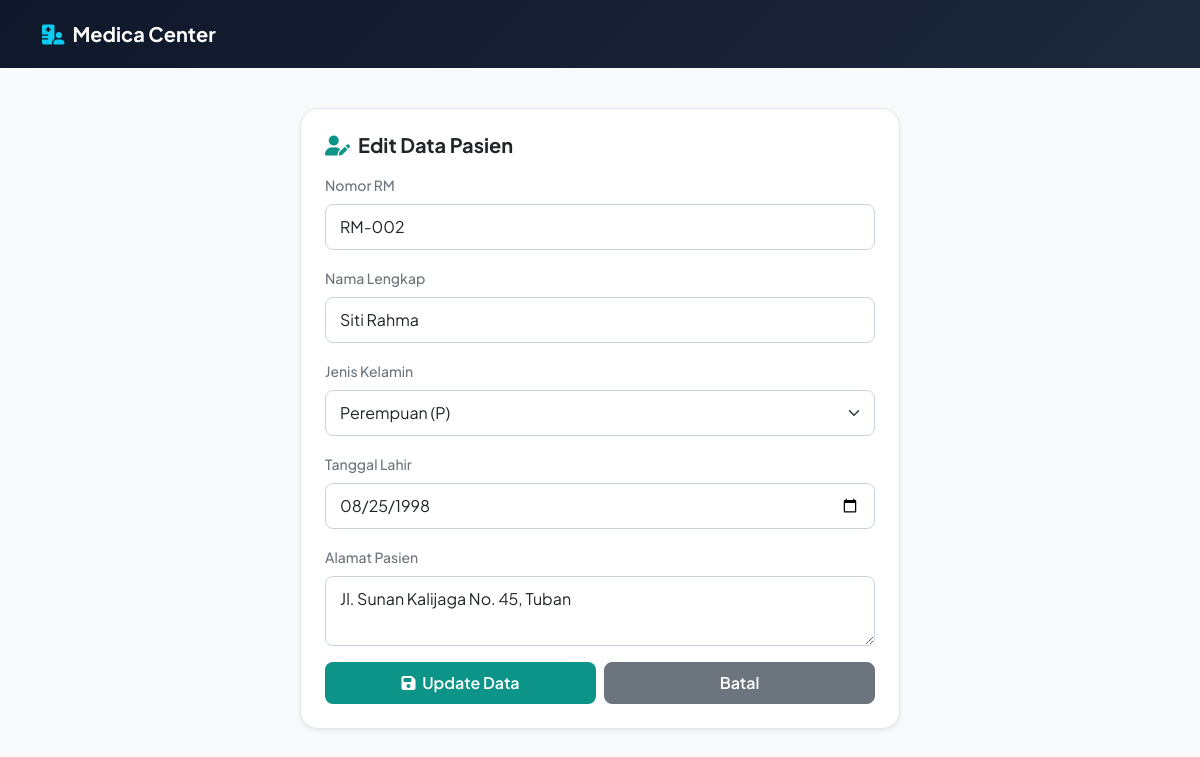
Page /edit_pasien.php?id=2 on the committed database.
### tables this page shows
CREATE TABLE `pasien` (
  `id_pasien` int(11) NOT NULL,
  `no_rm` varchar(20) NOT NULL,
  `nama_pasien` varchar(100) NOT NULL,
  `jenis_kelamin` enum('L','P') NOT NULL,
  `tanggal_lahir` date NOT NULL,
  `alamat` text NOT NULL
);

### edit_pasien.php (the view, shortened to what this page needs)
<?php
include 'koneksi.php';
$id = $_GET['id'];
$query = mysqli_query($koneksi, "SELECT * FROM pasien WHERE id_pasien='$id'");
$data = mysqli_fetch_assoc($query);
?>
<!DOCTYPE html>
<html lang="id">
<head>
    <link href="https://cdn.jsdelivr.net/npm/bootstrap@5.3.0/dist/css/bootstrap.min.css" rel="stylesheet">
    <link rel="stylesheet" href="https://cdnjs.cloudflare.com/ajax/libs/font-awesome/6.4.0/css/all.min.css">
</head>
<body>
    <nav class="top-navbar navbar navbar-dark">
        <div class="container">
            <a class="navbar-brand" href="index.php"><i class="fa-solid fa-hospital-user text-info me-2"></i>Medica Center</a>
        </div>
    </nav>
    <div class="container">
        <div class="card-custom shadow-sm">
            <h5 class="fw-bold text-dark mb-3"><i class="fa-solid fa-user-pen me-2" style="color:#0d9488;"></i>Edit Data Pasien</h5>
            <form method="POST" action="">
                <div class="mb-3"><label class="form-label small fw-medium text-secondary">Nomor RM</label><input type="text" name="no_rm" class="form-control" value="<?= $data['no_rm']; ?>" required></div>
                <div class="mb-3"><label class="form-label small fw-medium text-secondary">Nama Lengkap</label><input type="text" name="nama_pasien" class="form-control" value="<?= $data['nama_pasien']; ?>" required></div>
                <div class="mb-3">
                    <label class="form-label small fw-medium text-secondary">Jenis Kelamin</label>
                    <select name="jenis_kelamin" class="form-select" required>
                        <option value="P" <?= $data['jenis_kelamin']=='P'?'selected':''; ?>>Perempuan (P)</option>
                    </select>
                </div>
                <div class="mb-3"><label class="form-label small fw-medium text-secondary">Tanggal Lahir</label><input type="date" name="tanggal_lahir" class="form-control" value="<?= $data['tanggal_lahir']; ?>" required></div>
                <div class="mb-3"><label class="form-label small fw-medium text-secondary">Alamat Pasien</label><textarea name="alamat" class="form-control" rows="2" required><?= $data['alamat']; ?></textarea></div>
                <div class="d-flex gap-2">
                    <button type="submit" name="update" class="btn text-white w-100 py-2 rounded-3 fw-semibold small" style="background-color: #0d9488;"><i class="fa-solid fa-save me-1"></i> Update Data</button>
                    <a href="pasien.php" class="btn btn-secondary w-100 py-2 rounded-3 fw-semibold small">Batal</a>
                </div>
            </form>
        </div>
    </div>
</body>
</html>

### edit_pasien.php (style rules this page uses)
:root { --main-bg: #f8fafc; --card-border: #e2e8f0; --accent: #0d9488; }
body { font-family: 'Plus Jakarta Sans', sans-serif; background-color: var(--main-bg); color: #334155; }
.top-navbar { background: linear-gradient(135deg, #0f172a 0%, #1e293b 100%); padding: 14px 0; }
.navbar-brand { font-weight: 700; color: #ffffff !important; }
.card-custom { background: #ffffff; border: 1px solid var(--card-border); border-radius: 18px; padding: 24px; max-width: 600px; margin: 40px auto; }
.form-control, .form-select { border-radius: 8px; border: 1px solid #cbd5e1; padding: 10px 14px; }

### rows in the picture
pasien: no_rm "RM-002", nama_pasien "Siti Rahma", jenis_kelamin "Perempuan (P)", tanggal_lahir "08/25/1998", alamat "Jl. Sunan Kalijaga No. 45, Tuban"
